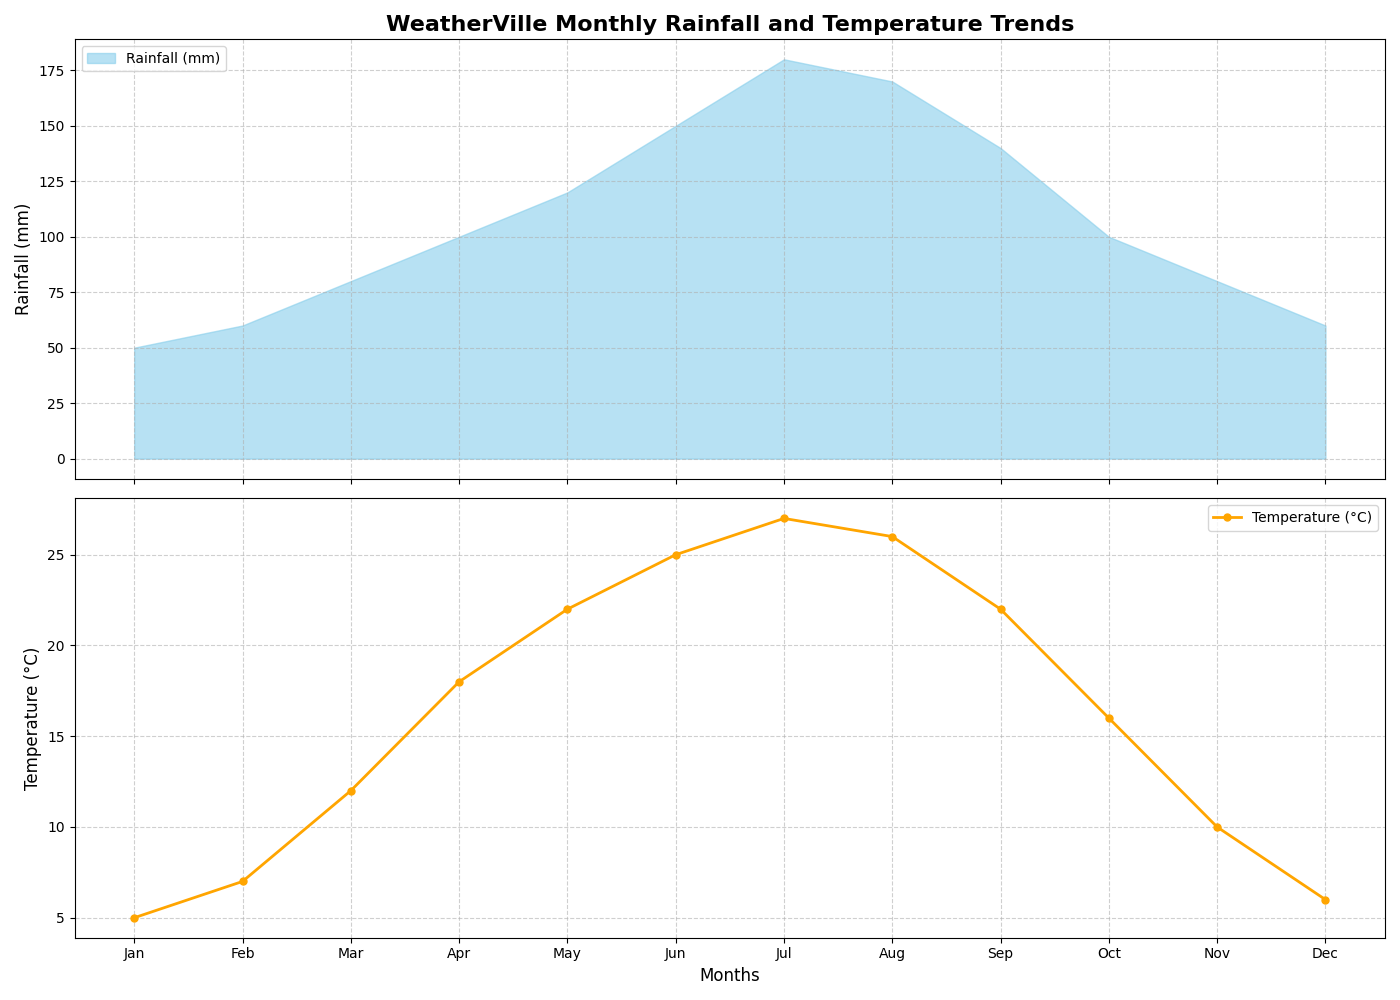

The Python source for this figure:
import matplotlib.pyplot as plt
import numpy as np

# Title and Backstory
# Backstory: The chart depicts the monthly rainfall and temperature trends in a fictional city called "WeatherVille" over a typical year. The data shows the variation of rainfall and temperature from January to December. The first subplot is an area chart illustrating the total monthly rainfall while the second subplot shows the average monthly temperature using a line chart. This gives a comprehensive view of climatic patterns in WeatherVille.

# Months of the year
months = np.array(['Jan', 'Feb', 'Mar', 'Apr', 'May', 'Jun', 'Jul', 'Aug', 'Sep', 'Oct', 'Nov', 'Dec'])

# Monthly rainfall data (in mm)
rainfall = [50, 60, 80, 100, 120, 150, 180, 170, 140, 100, 80, 60]

# Monthly average temperature data (in Celsius)
temperature = [5, 7, 12, 18, 22, 25, 27, 26, 22, 16, 10, 6]

# Create figure and subplots
fig, (ax1, ax2) = plt.subplots(2, 1, figsize=(14, 10), sharex=True)

# Area chart for monthly rainfall
ax1.fill_between(months, rainfall, color='skyblue', alpha=0.6, label='Rainfall (mm)')
ax1.set_ylabel('Rainfall (mm)', fontsize=12)
ax1.set_title('WeatherVille Monthly Rainfall and Temperature Trends', fontsize=16, fontweight='bold')
ax1.legend(loc='upper left')
ax1.grid(True, which='both', linestyle='--', alpha=0.6)

# Line chart for average monthly temperature
ax2.plot(months, temperature, color='orange', marker='o', linestyle='-', linewidth=2, markersize=5, label='Temperature (°C)')
ax2.set_xlabel('Months', fontsize=12)
ax2.set_ylabel('Temperature (°C)', fontsize=12)
ax2.legend(loc='upper right')
ax2.grid(True, which='both', linestyle='--', alpha=0.6)

# Adjust layout to prevent overlap
plt.tight_layout()

# Show the plot
plt.show()
